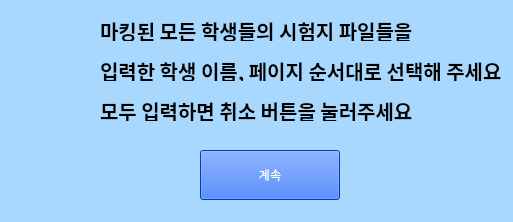
<?xml version="1.0" encoding="UTF-8"?>
<ui version="4.0">
 <class>Form</class>
 <widget class="QWidget" name="Form">
  <property name="geometry">
   <rect>
    <x>0</x>
    <y>0</y>
    <width>513</width>
    <height>222</height>
   </rect>
  </property>
  <property name="windowTitle">
   <string>Form</string>
  </property>
  <property name="styleSheet">
   <string notr="true">background: #a8d8fd</string>
  </property>
  <widget class="QLabel" name="label">
   <property name="geometry">
    <rect>
     <x>20</x>
     <y>10</y>
     <width>61</width>
     <height>81</height>
    </rect>
   </property>
   <property name="text">
    <string/>
   </property>
   <property name="pixmap">
    <pixmap>../../../../Desktop/icon.png</pixmap>
   </property>
  </widget>
  <widget class="QLabel" name="nameGuideLabel_1">
   <property name="geometry">
    <rect>
     <x>100</x>
     <y>20</y>
     <width>391</width>
     <height>21</height>
    </rect>
   </property>
   <property name="font">
    <font>
     <family>나눔스퀘어 Bold</family>
     <pointsize>15</pointsize>
     <weight>75</weight>
     <bold>true</bold>
    </font>
   </property>
   <property name="text">
    <string>마킹된 모든 학생들의 시험지 파일들을</string>
   </property>
  </widget>
  <widget class="QLabel" name="nameGuideLabel_2">
   <property name="geometry">
    <rect>
     <x>100</x>
     <y>60</y>
     <width>401</width>
     <height>21</height>
    </rect>
   </property>
   <property name="font">
    <font>
     <family>나눔스퀘어 Bold</family>
     <pointsize>15</pointsize>
     <weight>75</weight>
     <bold>true</bold>
    </font>
   </property>
   <property name="text">
    <string>입력한 학생 이름, 페이지 순서대로 선택해 주세요</string>
   </property>
  </widget>
  <widget class="QPushButton" name="confirmButton">
   <property name="geometry">
    <rect>
     <x>200</x>
     <y>150</y>
     <width>140</width>
     <height>50</height>
    </rect>
   </property>
   <property name="sizePolicy">
    <sizepolicy hsizetype="Fixed" vsizetype="Fixed">
     <horstretch>0</horstretch>
     <verstretch>0</verstretch>
    </sizepolicy>
   </property>
   <property name="minimumSize">
    <size>
     <width>140</width>
     <height>50</height>
    </size>
   </property>
   <property name="styleSheet">
    <string notr="true">font: 81 24pt &quot;나눔스퀘어 ExtraBold&quot;;
color: rgb(255, 255, 255);
background-color: rgb(0, 85, 255);</string>
   </property>
   <property name="text">
    <string>계속</string>
   </property>
  </widget>
  <widget class="QLabel" name="nameGuideLabel_3">
   <property name="geometry">
    <rect>
     <x>100</x>
     <y>100</y>
     <width>401</width>
     <height>21</height>
    </rect>
   </property>
   <property name="font">
    <font>
     <family>나눔스퀘어 Bold</family>
     <pointsize>15</pointsize>
     <weight>75</weight>
     <bold>true</bold>
    </font>
   </property>
   <property name="text">
    <string>모두 입력하면 취소 버튼을 눌러주세요</string>
   </property>
  </widget>
 </widget>
 <resources/>
 <connections/>
</ui>
